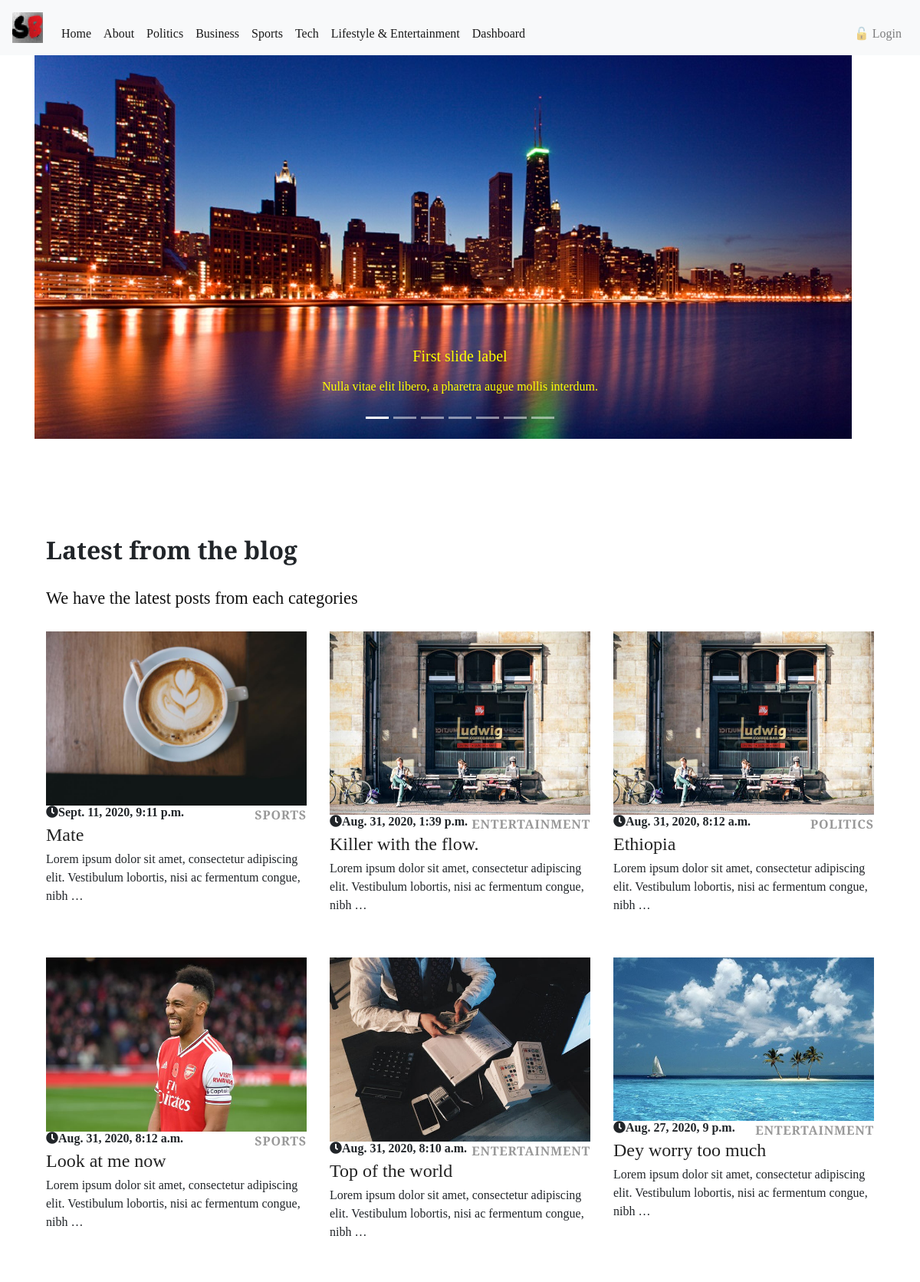
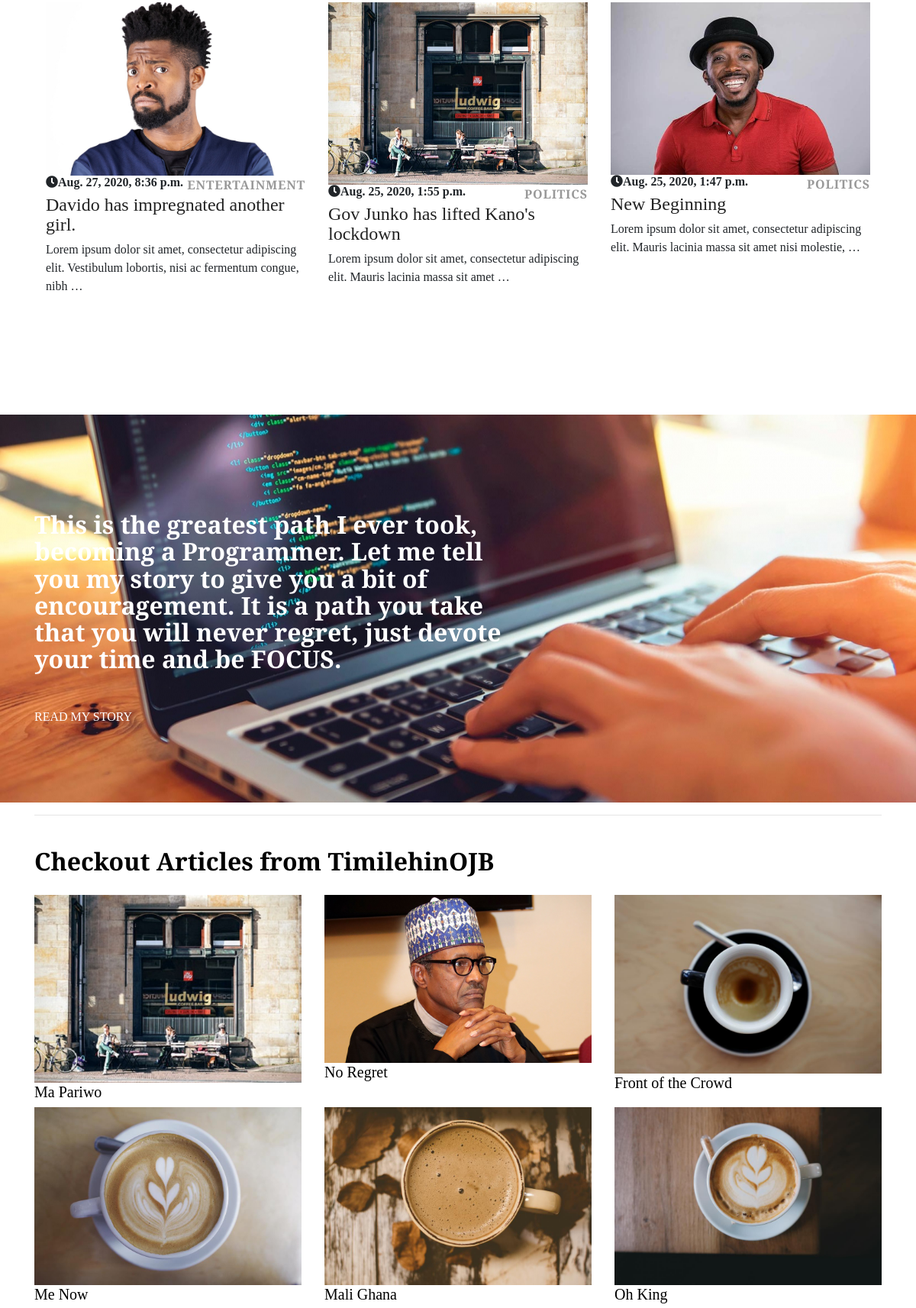
Page /blogapp/ (upper part) on the committed database (2 pictures, top to bottom).
### blogapp/models.py (models this page shows, shortened)
class Post(models.Model):
    title = models.CharField(max_length=200)
    content = RichTextField()
    pub_date = models.DateTimeField(auto_now_add=True)
    view_count = models.PositiveIntegerField(default=0, blank=True)
    author = models.ForeignKey(User, on_delete=models.CASCADE)
    category = models.ForeignKey(Category, on_delete=models.CASCADE)
    images = models.ImageField(null=True, upload_to='profilepics')
    slug = models.SlugField(blank=True, null=True, unique=True)
    class Meta:
        ordering = ['-pub_date']

class Category(models.Model):
    name = models.CharField(max_length=100, unique=True)
    class Meta:
        verbose_name_plural = "Categories"
    def __str__(self):
        return self.name

class Article(models.Model):
    title = models.CharField(max_length=200)
    content = RichTextField()
    timestamp = models.DateTimeField(auto_now_add=True)
    view_count = models.IntegerField(default=0)
    likes = models.ManyToManyField(User, related_name='article_post', blank=True)
    thumbnail = models.ImageField(upload_to='profilepics')
    slug = models.SlugField(blank=True, null=True, unique=True)
    class Meta:
        ordering = ['-timestamp']

### blogapp/views.py (the view)
# urls.py: 2. Add a URL to urlpatterns:  path('', Home.as_view(), name='home')
class Home(ListView):
    model = Post
    template_name = 'blogapp/home.html'
    def get_context_data(self, **kwargs):
        context = super().get_context_data(**kwargs)
        context['posts'] = Post.objects.all()[:9]
        context['articles'] = Article.objects.all()[:9]
        return context

### blogapp/templates/blogapp/home.html (shortened to what this page needs)
<!DOCTYPE html>
{% extends 'blogapp/base.html' %}
{% load static %}
{% block body_block %}
<link rel="stylesheet" href="{% static 'css/blogstyle3.css' %}">
<div id="carouselExampleCaptions" class="carousel slide" data-ride="carousel">
  <ol class="carousel-indicators">
    <li data-target="#carouselExampleCaptions" data-slide-to="0" class="active"></li>
    <li data-target="#carouselExampleCaptions" data-slide-to="1"></li>
    <li data-target="#carouselExampleCaptions" data-slide-to="2"></li>
    <li data-target="#carouselExampleCaptions" data-slide-to="3"></li>
    <li data-target="#carouselExampleCaptions" data-slide-to="4"></li>
    <li data-target="#carouselExampleCaptions" data-slide-to="5"></li>
    <li data-target="#carouselExampleCaptions" data-slide-to="6"></li>
  </ol>
  <div class="carousel-inner">
    <div class="carousel-item active">
      <img src="{% static 'images/chicago.jpg' %}" class="d-block w-1920" alt="...">
      <div class="carousel-caption d-none d-md-block">
        <h5 style="color: yellow;">First slide label</h5>
        <p style="color: yellow;">Nulla vitae elit libero, a pharetra augue mollis interdum.</p>
      </div>
    </div>
  </div>
</div>
<section class="latest-posts">
  <div class="container">
    <header>
      <h2>Latest from the blog</h2>
      <p class="text-big">We have the latest posts from each categories</p>
    </header>
    <div class="row">
      {% for post in posts %}
      <div class="post col-lg-4 col-md-6 col-sm-6 thumbnail">
        <div class="post-thumbnail"><a href="{% url 'post_detail' post.slug %}"><img src="{{post.images.url}}" alt="No" class="img-fluid"></a></div>
        <div class="post-details">
          <div class="post-meta d-flex justify-content-between">
            <div  class="fas fa-clock">{{ post.pub_date }}</div>
            <div class="category">
              <a href="{% url 'post_detail' post.slug %}">{{post.category}}</a>
            </div>
          </div><a href="{% url 'post_detail' post.slug %}">
            <h3 id="specialone" class="h4">{{post.title}}</h3></a>
          <p style="margin-top: -25px;" class="text-muted">{{post.content | truncatewords:15 | safe}}</p>
        </div>
      </div>
      {% endfor %}
    </div>
    </div>
</section>
</div>
<section style="background: url(&quot;/static/images/programming.jpg&quot;) center bottom / cover;" class="divider">
  <div class="container">
    <div class="row">
      <div class="col-md-7">
        <h2 style="color: white;">This is the greatest path I ever took, becoming a Programmer.
          Let me tell you my story to give you a bit of encouragement. It is a path you take that you will never regret, just devote your time and be FOCUS.</h2><a href="{% url 'about' %}" class="hero-link">Read my story</a>
      </div>
    </div>
  </div>
</section>
<div class="container">
  <hr>
  <a style="color: black;" href="{% url 'article_cat' %}"><h2>Checkout Articles from TimilehinOJB</h2></a>
  <div class="row">
   {% for art in articles %}
    <div class="col-lg-4 col-md-6 col-sm-6"><a href="{% url 'article_detail' art.slug %}"><img class="img-fluid" src="{{art.thumbnail.url}}"></a>
      <a style="color: black;" href="{% url 'article_detail' art.slug %}">
        <h5>
          {{art.title}}
        </h5>
      </a>
    </div>
   {% endfor %}
  </div>
</div>
{% endblock %}

### blogapp/static/css/blogstyle.css (style rules this page uses)
section { padding: 100px 0; overflow-x: hidden; }
.post h3 { line-height: 1.1em; color: #222; -webkit-transition: all 0.3s; transition: all 0.3s; margin-bottom: 1rem; }
.post .category a { color: #999; letter-spacing: 0.05em; font-weight: 700; text-transform: uppercase; text-decoration: none; }
article, aside, figcaption, figure, footer, header, hgroup, main, nav, section { display: block; }
body { font-family: 'Crimson Text', serif; font-size: 1rem; font-weight: normal; line-height: 1.5; color: #212529; background-color: #fff; }
body { font-family: 'Crimson Text', serif; margin: 0; font-size: 1rem; font-weight: 400; line-height: 1.5; color: #212529; text-align: left; background-color: #fff; }
:root { --blue: #007bff; --indigo: #6610f2; --purple: #6f42c1; --pink: #e83e8c; --red: #dc3545; --orange: #fd7e14; --yellow: #ffc107; --green: #28a745; --teal: #20c997; --cyan: #17a2b8; --white: #fff; --gray: #6c757d; --gray-dark: #343a40; --primary: #007bff; --secondary: #6c757d; --success: #28a745; --info: #17a2b8; --warning: #ffc107; --danger: #dc3545; --light: #f8f9fa; --dark: #343a40; --breakpoint-xs: 0; --breakpoint-sm: 576px; --breakpoint-md: 768px; --breakpoint-lg: 992px; --breakpoint-xl: 1200px; --font-family-sans-serif: -apple-system,BlinkMacSystemFont,"Segoe UI",Roboto,"Helvetica Neue",Arial,"Noto Sans",sans-serif,"Apple Color Emoji","Segoe UI Emoji","Segoe UI Symbol","Noto Color Emoji"; --font-family-monospace: SFMono-Regular,Menlo,Monaco,Consolas,"Liberation Mono","Courier New",monospace; }
html { font-family: 'Crimson Text', serif; line-height: 1.15; -webkit-text-size-adjust: 100%; -webkit-tap-highlight-color: transparent; }
.col-md-6 { position: relative; width: 100%; padding-right: 15px; padding-left: 15px; }
.text-big { font-size: 1.4em; font-weight: 300; line-height: 1.8em; color: #111; }
p { margin-top: 0; margin-bottom: 1rem; }
.row { display: -ms-flexbox; display: flex; -ms-flex-wrap: wrap; flex-wrap: wrap; margin-right: -15px; margin-left: -15px; }
a { background-color: transparent; }
a:-webkit-any-link { cursor: pointer; }
.post:last-of-type { margin-bottom: 0; }
.post { margin-bottom: 40px; }
.d-flex { display: flex!important; }
.img-fluid { max-width: 100%; height: auto; }
img { vertical-align: middle; border-style: none; }
a, i, span { display: inline-block; text-decoration: none; -webkit-transition: all 0.3s; transition: all 0.3s; }
a.hero-link { color: inherit !important; text-transform: uppercase; font-size: 1em; text-decoration: none !important; margin-top: 20px; font-weight: 300; }
* { box-sizing: border-box; }
.post a { text-decoration: none; }
a { color: #999; }
a, i, span { transition: all 0.3s; }
section.divider { color: #fff; }
section { padding: 100px 0; overflow-x: hidden; display: block; }
div { display: block; }
.row { display: flex; flex-wrap: wrap; margin-right: -15px; margin-left: -15px; }
.col-md-7 { position: relative; width: 100%; padding-right: 15px; padding-left: 15px; }
h2 { font-size: 2rem; margin-bottom: 0.5rem; font-weight: 700; line-height: 1.1; color: inherit; margin-block-start: 0.83em; margin-block-end: 0.83em; margin-inline-start: 0px; margin-inline-end: 0px; }
a { display: inline-block; transition: all 0.3s; background-color: transparent; }

### blogapp/static/css/blogstyle3.css (style rules this page uses)
* { box-sizing: border-box; }
.container { width: 100%; padding-right: 15px; padding-left: 15px; margin-right: auto; margin-left: auto; }
div { display: block; }
.row { display: flex; flex-wrap: wrap; margin-right: -15px; margin-left: -15px; }
p { margin-top: 0; display: block; margin-block-start: 1em; margin-block-end: 1em; margin-inline-start: 0px; margin-inline-end: 0px; }
a { display: inline-block; transition: all 0.3s; background-color: transparent; }
a:-webkit-any-link { cursor: pointer; }
li { text-align: -webkit-match-parent; }
.d-flex { display: flex !important; }
.col-md-6 { position: relative; width: 100%; padding-right: 15px; padding-left: 15px; }

### rows in the picture
Post: images (picture), pub_date "Sept. 11, 2020, 9:11 p.m.", category "SPORTS", title "Mate", content "Lorem ipsum dolor sit amet, consectetur adipiscing elit. Vestibulum lobortis, nisi ac fermentum congue, nibh …"
Post: images (picture), pub_date "Aug. 31, 2020, 1:39 p.m.", category "ENTERTAINMENT", title "Killer with the flow.", content "Lorem ipsum dolor sit amet, consectetur adipiscing elit. Vestibulum lobortis, nisi ac fermentum congue, nibh …"
Post: images (picture), pub_date "Aug. 31, 2020, 8:12 a.m.", category "POLITICS", title "Ethiopia", content "Lorem ipsum dolor sit amet, consectetur adipiscing elit. Vestibulum lobortis, nisi ac fermentum congue, nibh …"
Post: images (picture), pub_date "Aug. 31, 2020, 8:12 a.m.", category "SPORTS", title "Look at me now", content "Lorem ipsum dolor sit amet, consectetur adipiscing elit. Vestibulum lobortis, nisi ac fermentum congue, nibh …"
Post: images (picture), pub_date "Aug. 31, 2020, 8:10 a.m.", category "ENTERTAINMENT", title "Top of the world", content "Lorem ipsum dolor sit amet, consectetur adipiscing elit. Vestibulum lobortis, nisi ac fermentum congue, nibh …"
Post: images (picture), pub_date "Aug. 27, 2020, 9 p.m.", category "ENTERTAINMENT", title "Dey worry too much", content "Lorem ipsum dolor sit amet, consectetur adipiscing elit. Vestibulum lobortis, nisi ac fermentum congue, nibh …"
Post: images (picture), pub_date "Aug. 27, 2020, 8:36 p.m.", category "ENTERTAINMENT", title "Davido has impregnated another girl.", content "Lorem ipsum dolor sit amet, consectetur adipiscing elit. Vestibulum lobortis, nisi ac fermentum congue, nibh …"
Post: images (picture), pub_date "Aug. 25, 2020, 1:55 p.m.", category "POLITICS", title "Gov Junko has lifted Kano's lockdown", content "Lorem ipsum dolor sit amet, consectetur adipiscing elit. Mauris lacinia massa sit amet …"
Post: images (picture), pub_date "Aug. 25, 2020, 1:47 p.m.", category "POLITICS", title "New Beginning", content "Lorem ipsum dolor sit amet, consectetur adipiscing elit. Mauris lacinia massa sit amet nisi molestie, …"
Article: thumbnail (picture), title "Ma Pariwo"
Article: thumbnail (picture), title "No Regret"
Article: thumbnail (picture), title "Front of the Crowd"
Article: thumbnail (picture), title "Me Now"
Article: thumbnail (picture), title "Mali Ghana"
Article: thumbnail (picture), title "Oh King"
